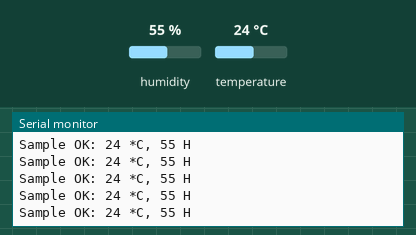
The sketch below on a simulated ESP8266 (NodeMCU). Parts: the last lines printed to the serial monitor. Inputs (shaded band) come from the test bench; at power-on: humidity 55 %, temperature 24 °C. WiFi joins after 1.5 s; servers stay silent unless stated; no MQTT or app messages arrive unless stated.

Above: at 3.2 s.
3.3 s: humidity set to 22 %
At 4.4 s:
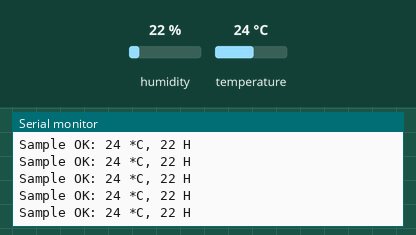
4.8 s: temperature set to 12 °C
At 5.9 s:
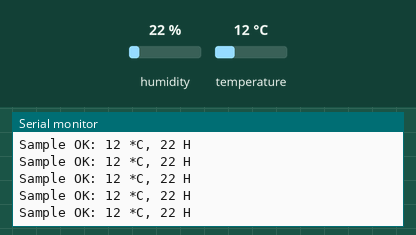
6.3 s: humidity set to 40 %
At 7.0 s:
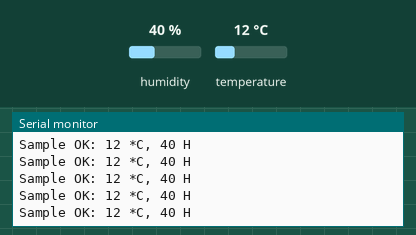
Timing chart, 0 to 9.3 s (numbered marks = the images above; inputs shaded):
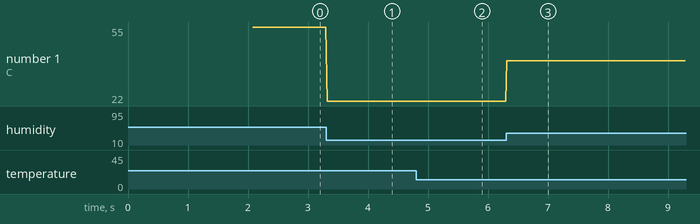

The sketch:

nodeMCU_weatherstation_sleepless.ino
```cpp
#include <SimpleDHT.h>

// This example uses an Adafruit Huzzah ESP8266
// to connect to shiftr.io.
//
// You can check on your device after a successful
// connection here: https://shiftr.io/try.
//
// by Joël Gähwiler
// https://github.com/256dpi/arduino-mqtt

#include <ESP8266WiFi.h>
#include <MQTT.h>

// Conversion from NodeMCU Amica pins to Arduino GPIO
int D_twelve = 10;
int D_eleven = 9;
int D_ten = 1;
int D_nine = 3;
int D_eight = 15;
int D_seven = 13;
int D_six = 12;
int D_five = 14;
int D_four = 2;
int D_three = 0;
int D_two = 4;
int D_one = 5;
int D_zero = 16;

const char ssid[] = "STARK Industries";
const char pass[] = "language";

WiFiClient net;
MQTTClient client;

unsigned long lastMillis = 0;

void connect() {
  Serial.print("checking wifi...");
  while (WiFi.status() != WL_CONNECTED) {
    Serial.print(".");
    delay(1000);
  }

  Serial.print("\nconnecting...");
  while (!client.connect("nodemcu_utah_5", "try", "try")) {
    Serial.print(".");
    delay(1000);
  }

  Serial.println("\nconnected!");

  client.subscribe("weather/temp");
  client.subscribe("weather/hum");
  // client.unsubscribe("/hello");
}

void messageReceived(String &topic, String &payload) {
  Serial.println("incoming: " + topic + " - " + payload);
}

int pinDHT22 = D_one;
SimpleDHT22 dht22;

void setup() {
  Serial.begin(115200);
  WiFi.begin(ssid, pass);

  // Note: Local domain names (e.g. "Computer.local" on OSX) are not supported by Arduino.
  // You need to set the IP address directly.
  client.begin("192.168.8.103", net);
  client.onMessage(messageReceived);

  connect();
}

void loop() {
  //client.loop();
  //delay(10);  // <- fixes some issues with WiFi stability

  // read without samples.
  byte temperature = 0;
  byte humidity = 0;
  int err = SimpleDHTErrSuccess;
  if ((err = dht22.read(pinDHT22, &temperature, &humidity, NULL)) != SimpleDHTErrSuccess) {
    Serial.print("Read DHT22 failed, err=");
    Serial.println(err);
    delay(1000);
    return;
  }

  Serial.print("Sample OK: ");
  Serial.print((int)temperature); Serial.print(" *C, ");
  Serial.print((int)humidity); Serial.println(" H");

  if (!client.connected()) {
    connect();
  }

  // publish a message roughly every second.
  if (millis() - lastMillis > 15000) {
    lastMillis = millis();
    client.publish("weather/temp", String(int(temperature)));
    //delay(20000);
    client.publish("weather/hum", String(int(humidity)));
    //delay(20000);
  }
}
```

Measured:
- after the input at 3.3 s, the serial monitor: prints a new line at once (image 1)
- after the input at 4.8 s, the serial monitor: prints a new line at once (image 2)
- after the input at 6.3 s, the serial monitor: prints a new line at once (image 3)
- plotted number 1: 55 → 22 after the input at 3.3 s, 22 → 40 after the input at 6.3 s
